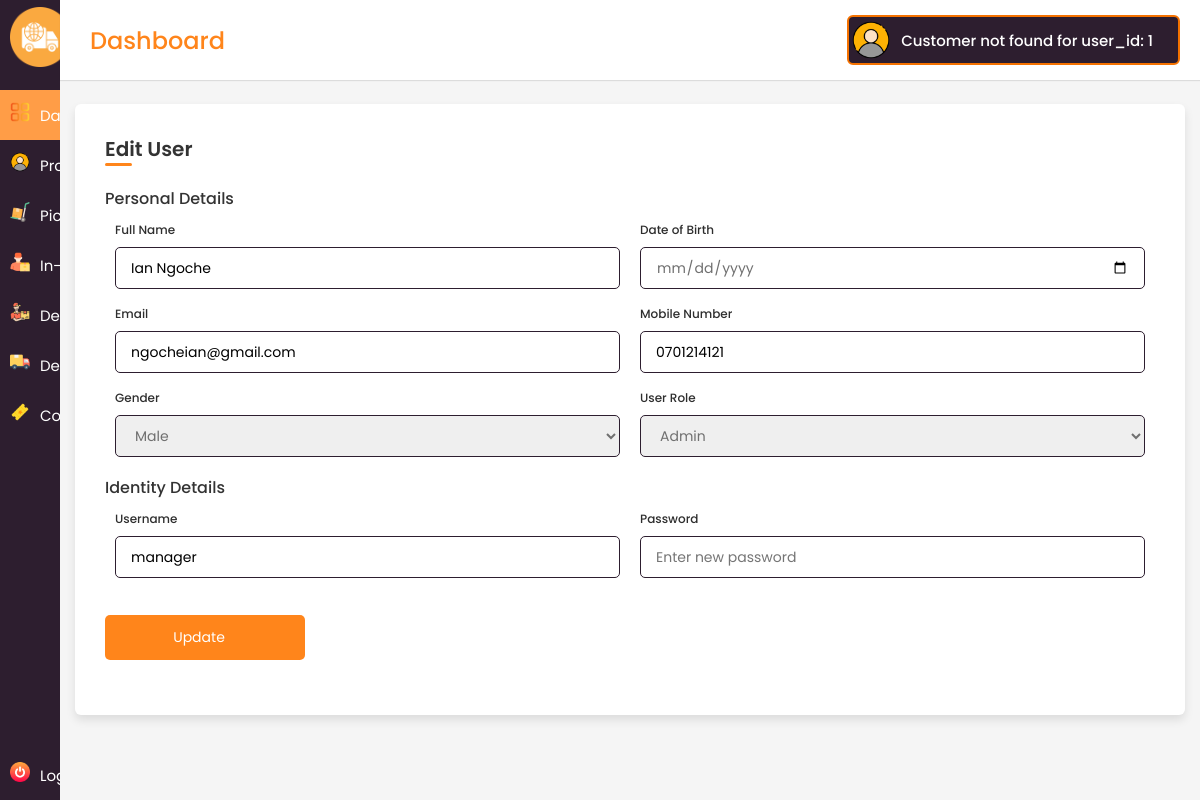
/main/courier/edit_user.php?user_id=2 (signed in), run on the app's committed database.
### tables this page shows
CREATE TABLE `users_tbl` (
  `id` int(11) NOT NULL,
  `role` varchar(255) NOT NULL,
  `username` varchar(50) NOT NULL,
  `password` varchar(255) NOT NULL,
  `created_at` timestamp NOT NULL DEFAULT current_timestamp(),
  `Status` int(11) DEFAULT NULL
);

CREATE TABLE `employees_tbl` (
  `id` int(11) NOT NULL,
  `emply_id` int(11) DEFAULT NULL,
  `first_name` varchar(50) NOT NULL,
  `last_name` varchar(50) NOT NULL,
  `email` varchar(100) NOT NULL,
  `phone` varchar(20) DEFAULT NULL,
  `created_at` timestamp NOT NULL DEFAULT current_timestamp()
);

### main/courier/edit_user.php (the view, shortened to what this page needs)
<?php
include('includes/header.php');
if ($_SERVER["REQUEST_METHOD"] == "POST") {
    $userId = $_POST['user_id'];
    $fullName = $_POST['full_name'];
    $dob = $_POST['dob'];
    $email = $_POST['email'];
    $phone = $_POST['phone'];
    $gender = $_POST['gender'];
    $occupation = $_POST['occupation'];
    $username = $_POST['username'];
    $password = password_hash($_POST['password'], PASSWORD_BCRYPT);
    $nameParts = explode(" ", $fullName);
    $firstName = $nameParts[0];
    $lastName = isset($nameParts[1]) ? $nameParts[1] : '';
    $sql_check = "SELECT id FROM users_tbl WHERE username = ? AND id != ?";
    $stmt_check = $conn->prepare($sql_check);
    $stmt_check->bind_param("si", $username, $userId);
    $stmt_check->execute();
    $stmt_check->store_result();
    if ($stmt_check->num_rows > 0) {
        echo "<script>
                alert('Username already exists. Please choose a different username.');
                window.location.href = 'edit_user.php?user_id=$userId';
              </script>";
    } else {
        $sql_users = "UPDATE users_tbl SET role = ?, username = ?, password = ? WHERE id = ?";
        $stmt_users = $conn->prepare($sql_users);
        $stmt_users->bind_param("sssi", $occupation, $username, $password, $userId);
        if ($stmt_users->execute()) {
            $sql_employees = "UPDATE employees_tbl SET first_name = ?, last_name = ?, email = ?, phone = ? WHERE emply_id = ?";
            $stmt_employees = $conn->prepare($sql_employees);
            $stmt_employees->bind_param("ssssi", $firstName, $lastName, $email, $phone, $userId);
            if ($stmt_employees->execute()) {
                echo "<script>
                        alert('Update successful!');
                        window.location.href = 'all_users.php';
                      </script>";
            } else {
                echo "<script>
                        alert('Error in employee update.');
                        window.location.href = 'edit_user.php?user_id=$userId';
                      </script>";
            }
        } else {
            echo "<script>
                    alert('Error in user update.');
                    window.location.href = 'edit_user.php?user_id=$userId';
                  </script>";
        }
    }
    $stmt_check->close();
    $stmt_users->close();
    $stmt_employees->close();
    $conn->close();
} else {
    $userId = $_GET['user_id'];
    $sql_user = "SELECT * FROM users_tbl LEFT JOIN employees_tbl ON users_tbl.id = employees_tbl.emply_id WHERE users_tbl.id = ?";
    $stmt_user = $conn->prepare($sql_user);
    $stmt_user->bind_param("i", $userId);
    $stmt_user->execute();
    $result = $stmt_user->get_result();
    if ($result->num_rows > 0) {
        $user = $result->fetch_assoc();
    } else {
        echo "<script>
                alert('User not found.');
                window.location.href = 'all_users.php';
              </script>";
    }
}
?>
<div class="container">
    <header>Edit User</header>
    <form action="" method="POST">
        <div class="form first">
            <div class="details personal">
                <span class="title">Personal Details</span>
                <div class="fields">
                    <div class="input-field">
                        <label>Full Name</label>
                        <input type="text" name="full_name" value="<?php echo $user['first_name'] . ' ' . $user['last_name']; ?>" placeholder="Enter your name" required>
                    </div>
                    <div class="input-field">
                        <label>Date of Birth</label>
                        <input type="date" name="dob" value="<?php echo $user['dob']; ?>" placeholder="Enter birth date" required>
                    </div>
                    <div class="input-field">
                        <label>Email</label>
                        <input type="email" name="email" value="<?php echo $user['email']; ?>" placeholder="Enter your email" required>
                    </div>
                    <div class="input-field">
                        <label>Mobile Number</label>
                        <input type="text" name="phone" value="<?php echo $user['phone']; ?>" placeholder="Enter mobile number" required>
                    </div>
                    <div class="input-field">
                        <label>Gender</label>
                        <select name="gender" required>
                            <option value="Male" <?php if ($user['gender'] == 'Male') echo 'selected'; ?>>Male</option>
                        </select>
                    </div>
                    <div class="input-field">
                        <label>User Role</label>
                        <select name="occupation" required>
                            <option value="Admin" <?php if ($user['role'] == 'Admin') echo 'selected'; ?>>Admin</option>
                        </select>
                    </div>
                </div>
            </div>
            <div class="details ID">
                <span class="title">Identity Details</span>
                <div class="fields">
                    <div class="input-field">
                        <label>Username</label>
                        <input type="text" name="username" value="<?php echo $user['username']; ?>" placeholder="Enter username" required>
                    </div>
                    <div class="input-field">
                        <label>Password</label>
                        <input type="password" name="password" placeholder="Enter new password" required>
                    </div>
                </div>
                <button type="submit" class="nextBtn">
                    <span class="btnText">Update</span>
                </button>
            </div>
        </div>
    </form>
</div>
<?php include('includes/footer.php'); ?>

### main/courier/assets/css/style.css (style rules this page uses)
:root { --white-color: #ffffff; --custom-gray-color: #d5d5d5; --dark-purple: #2D1E2F; --custom-primary-color: #ff851b; --custom-primary-hover-color: #FF9D47; --custom-text-color: #F57200; --text-dark: #000; --danger: #fa0808; --danger-hover: #f82b2b; --success: #015012; }
* { margin: 0; padding: 0; box-sizing: border-box; font-family: 'Poppins', sans-serif; }
body { min-height: 100%; }
.container { position: relative; width: auto; border-radius: 6px; padding: 30px; margin: 0 15px; background-color: var(--white-color); box-shadow: 0 5px 10px rgba(0,0,0,0.1); }
.container header { position: relative; font-size: 20px; font-weight: 600; color: #333; }
.container header::before { content: ""; position: absolute; left: 0; bottom: -2px; height: 3px; width: 27px; border-radius: 8px; background-color: var(--custom-primary-color); }
.container form { position: relative; margin-top: 16px; min-height: 50vh; background-color: var(--white-color); overflow: auto; }
.container form .form { background-color: #fff; transition: 0.3s ease; }
.container form .title { display: block; margin-bottom: 8px; font-size: 16px; font-weight: 500; margin: 6px 0; color: #333; }
.container form .fields { display: flex; align-items: center; justify-content: space-between; flex-wrap: wrap; }
form .fields .input-field { display: flex; width: 50%; padding: 0 10px; flex-direction: column; margin: 4px 0; }
.input-field label { font-size: 12px; font-weight: 500; color: #2e2e2e; }
.input-field input, select { outline: none; font-size: 14px; font-weight: 400; color: var(--text-dark); border-radius: 5px; border: 1px solid var(--dark-purple); padding: 0 15px; height: 42px; margin: 8px 0; width: auto; }
.input-field select, .input-field input[type="date"] { color: #707070; }
.container form button, .backBtn { display: flex; align-items: center; justify-content: center; height: 45px; max-width: 200px; width: 100%; border: none; outline: none; color: var(--white-color); border-radius: 5px; margin: 25px 0; background-color: var(--custom-primary-color); transition: all 0.3s linear; cursor: pointer; }
.container form button, .backBtn a:link { text-decoration: none; color: var(--white-color); }
.container form .btnText { font-size: 14px; font-weight: 400; padding: 10px; }

### data on the page
users_tbl: full_name "Ian Ngoche", email "ngocheian@gmail.com", phone "0701214121", username "manager"

### other printed values
$user_id "1"
